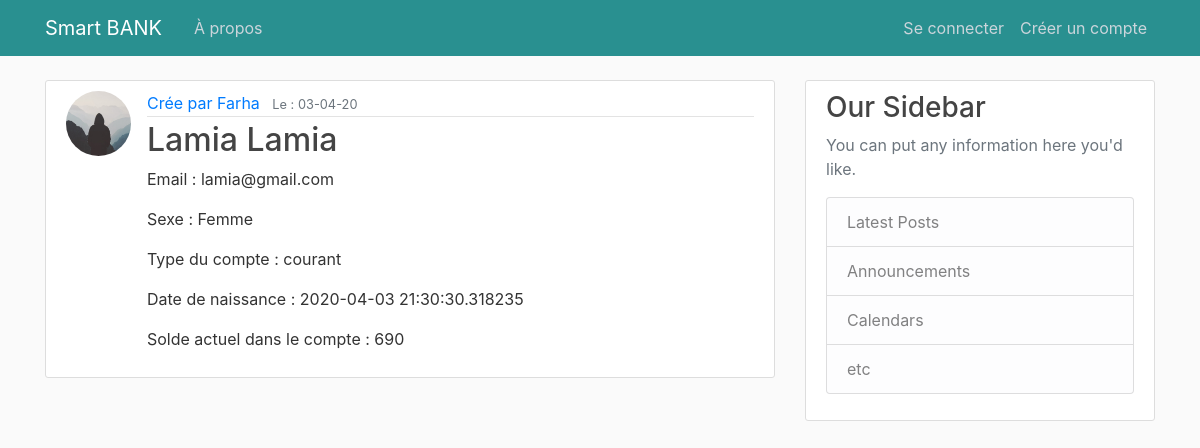
Screenshot of /compte/12 with the database file from the repository.
### projet/models.py (models this page shows, shortened)
class Compte(db.Model):
    id = db.Column(db.Integer, primary_key=True)
    nom = db.Column(db.String(20), unique=True, nullable=False)
    prenom = db.Column(db.String(20), unique=True, nullable=False)
    email = db.Column(db.String(120), unique=True, nullable=False)
    sexe = db.Column(db.String(20), nullable=False)
    image_file = db.Column(db.String(20), nullable=False, default='default.jpg')
    password = db.Column(db.String(60), nullable=False)
    date_naissance = db.Column(db.String, nullable=False, default=datetime.utcnow)
    date_posted = db.Column(db.DateTime, nullable=False, default=datetime.utcnow)
    solde = db.Column(db.Integer, nullable=False, default=0)
    type_compte = db.Column(db.String(20), nullable=False, default='courant')
    user_id = db.Column(db.Integer, db.ForeignKey('user.id'), nullable=False)

class User(db.Model, UserMixin):
    id = db.Column(db.Integer, primary_key=True)
    username = db.Column(db.String(20), unique=True, nullable=False)
    email = db.Column(db.String(120), unique=True, nullable=False)
    image_file = db.Column(db.String(20), nullable=False, default='default.jpg')
    password = db.Column(db.String(60), nullable=False)
    comptes = db.relationship('Compte', backref='createur', lazy=True)

### projet/routes.py (the view)
@app.route("/compte/<int:compte_id>")
def compte(compte_id):
    compte = Compte.query.get_or_404(compte_id)
    return render_template('compte.html', title=compte.prenom, compte=compte)

### projet/templates/compte.html (shortened to what this page needs)
{% extends "layout.html" %}
{% block content %}
  <article class="media content-section">
    <img class="rounded-circle article-img" src="{{ url_for('static', filename='profile_pics/' + compte.image_file) }}">
    <div class="media-body">
      <div class="article-metadata">
        <a class="mr-2" href="#">Crée par {{ compte.createur.username }}</a>
        <small class="text-muted">Le : {{ compte.date_posted.strftime('%d-%m-%y') }}</small>
      </div>
      <h2 class="article-title">{{ compte.nom }}  {{ compte.prenom }}</h2>
      <p class="article-content">Email : {{ compte.email }}</p>
      <p class="article-content">Sexe : {{ compte.sexe }}</p>
      <p class="article-content">Type du compte : {{ compte.type_compte }}</p>
      <p class="article-content">Date de naissance : {{ compte.date_naissance }}</p>
      <p class="article-content">Solde actuel dans le compte : {{ compte.solde }}</p>
    </div>
  </article>
{% endblock content %}

### projet/static/main.css (style rules this page uses)
body { background: #fafafa; color: #333333; margin-top: 5rem; }
h1, h2, h3, h4, h5, h6 { color: #444444; }
.content-section { background: #ffffff; padding: 10px 20px; border: 1px solid #dddddd; border-radius: 3px; margin-bottom: 20px; }
.article-title { color: #444444; }
.article-content { white-space: pre-line; }
.article-img { height: 65px; width: 65px; margin-right: 16px; }
.article-metadata { padding-bottom: 1px; margin-bottom: 4px; border-bottom: 1px solid #e3e3e3 }

### rows the page displays
Compte: image_file (placeholder picture), date_posted "03-04-20", nom "Lamia", prenom "Lamia", email "lamia@gmail.com", sexe "Femme", type_compte "courant", date_naissance "2020-04-03 21:30:30.318235", solde "690"
User: createur.username "Farha"
